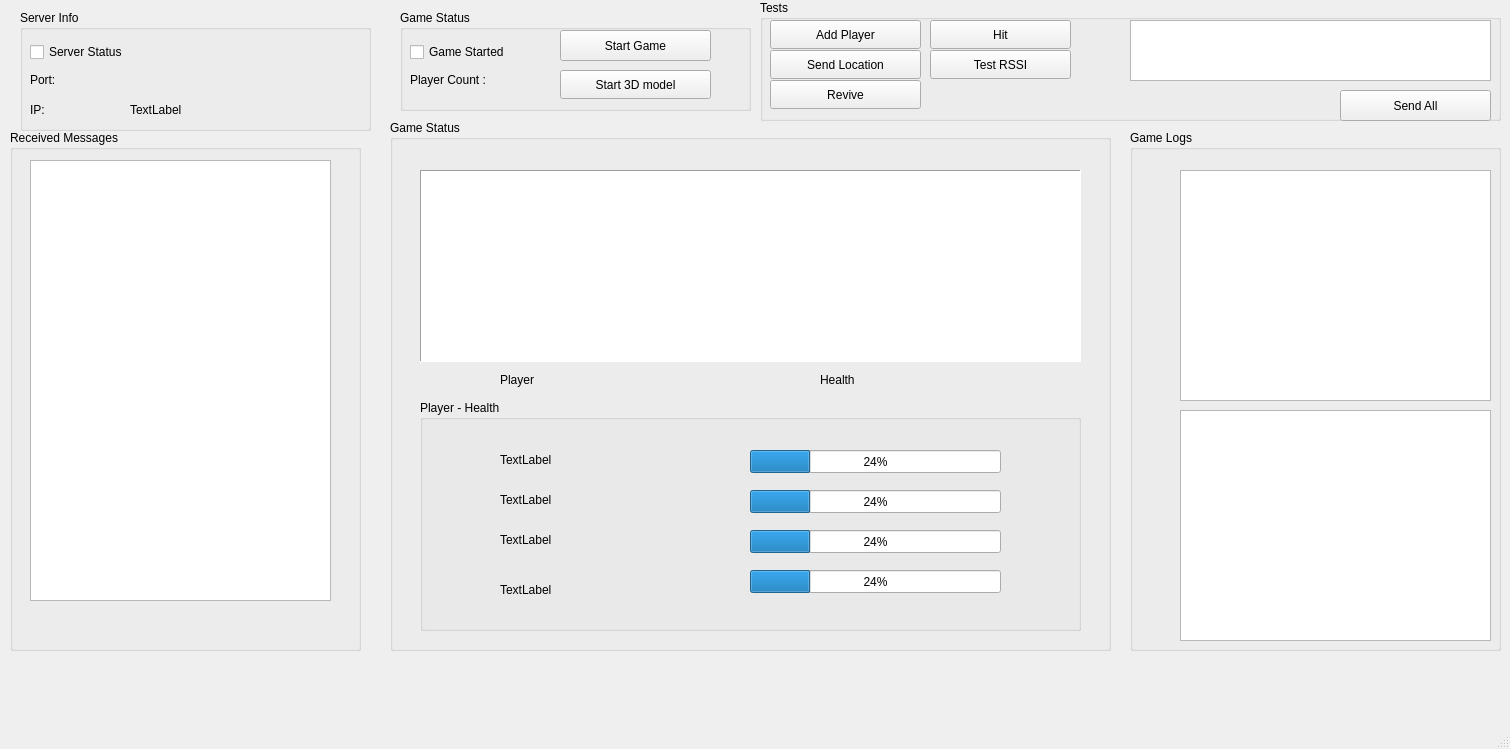
<?xml version="1.0" encoding="UTF-8"?>
<ui version="4.0">
 <class>MainWindow</class>
 <widget class="QMainWindow" name="MainWindow">
  <property name="geometry">
   <rect>
    <x>0</x>
    <y>0</y>
    <width>1510</width>
    <height>749</height>
   </rect>
  </property>
  <property name="windowTitle">
   <string>MainWindow</string>
  </property>
  <widget class="QWidget" name="centralwidget">
   <widget class="QGroupBox" name="groupBox">
    <property name="geometry">
     <rect>
      <x>20</x>
      <y>10</y>
      <width>351</width>
      <height>121</height>
     </rect>
    </property>
    <property name="title">
     <string>Server Info</string>
    </property>
    <widget class="QLabel" name="label_2">
     <property name="geometry">
      <rect>
       <x>10</x>
       <y>60</y>
       <width>63</width>
       <height>20</height>
      </rect>
     </property>
     <property name="text">
      <string>Port:</string>
     </property>
    </widget>
    <widget class="QLabel" name="ip_label">
     <property name="geometry">
      <rect>
       <x>60</x>
       <y>30</y>
       <width>251</width>
       <height>20</height>
      </rect>
     </property>
     <property name="text">
      <string/>
     </property>
    </widget>
    <widget class="QLabel" name="port_label">
     <property name="geometry">
      <rect>
       <x>60</x>
       <y>60</y>
       <width>251</width>
       <height>20</height>
      </rect>
     </property>
     <property name="text">
      <string/>
     </property>
    </widget>
    <widget class="QCheckBox" name="server_check_box">
     <property name="geometry">
      <rect>
       <x>10</x>
       <y>30</y>
       <width>191</width>
       <height>24</height>
      </rect>
     </property>
     <property name="text">
      <string>Server Status</string>
     </property>
    </widget>
    <widget class="QLabel" name="label_9">
     <property name="geometry">
      <rect>
       <x>110</x>
       <y>90</y>
       <width>161</width>
       <height>20</height>
      </rect>
     </property>
     <property name="text">
      <string>TextLabel</string>
     </property>
    </widget>
    <widget class="QLabel" name="label_10">
     <property name="geometry">
      <rect>
       <x>10</x>
       <y>90</y>
       <width>63</width>
       <height>20</height>
      </rect>
     </property>
     <property name="text">
      <string>IP:</string>
     </property>
    </widget>
   </widget>
   <widget class="QGroupBox" name="groupBox_2">
    <property name="geometry">
     <rect>
      <x>10</x>
      <y>130</y>
      <width>351</width>
      <height>521</height>
     </rect>
    </property>
    <property name="title">
     <string>Received Messages</string>
    </property>
    <widget class="QListWidget" name="listWidget_3">
     <property name="geometry">
      <rect>
       <x>20</x>
       <y>30</y>
       <width>301</width>
       <height>441</height>
      </rect>
     </property>
    </widget>
   </widget>
   <widget class="QGroupBox" name="groupBox_3">
    <property name="geometry">
     <rect>
      <x>390</x>
      <y>120</y>
      <width>721</width>
      <height>531</height>
     </rect>
    </property>
    <property name="title">
     <string>Game Status</string>
    </property>
    <widget class="QTableWidget" name="playerTable">
     <property name="geometry">
      <rect>
       <x>30</x>
       <y>50</y>
       <width>661</width>
       <height>192</height>
      </rect>
     </property>
     <property name="sizeIncrement">
      <size>
       <width>1</width>
       <height>1</height>
      </size>
     </property>
     <property name="frameShape">
      <enum>QFrame::Panel</enum>
     </property>
    </widget>
    <widget class="QLabel" name="label">
     <property name="geometry">
      <rect>
       <x>110</x>
       <y>250</y>
       <width>63</width>
       <height>20</height>
      </rect>
     </property>
     <property name="text">
      <string>Player</string>
     </property>
    </widget>
    <widget class="QLabel" name="label_4">
     <property name="geometry">
      <rect>
       <x>430</x>
       <y>250</y>
       <width>63</width>
       <height>20</height>
      </rect>
     </property>
     <property name="text">
      <string>Health</string>
     </property>
    </widget>
    <widget class="QGroupBox" name="groupBox_7">
     <property name="geometry">
      <rect>
       <x>30</x>
       <y>280</y>
       <width>661</width>
       <height>231</height>
      </rect>
     </property>
     <property name="title">
      <string>Player - Health</string>
     </property>
     <widget class="QLabel" name="label_8">
      <property name="geometry">
       <rect>
        <x>80</x>
        <y>180</y>
        <width>63</width>
        <height>20</height>
       </rect>
      </property>
      <property name="text">
       <string>TextLabel</string>
      </property>
     </widget>
     <widget class="QLabel" name="label_5">
      <property name="geometry">
       <rect>
        <x>80</x>
        <y>50</y>
        <width>63</width>
        <height>20</height>
       </rect>
      </property>
      <property name="text">
       <string>TextLabel</string>
      </property>
     </widget>
     <widget class="QLabel" name="label_6">
      <property name="geometry">
       <rect>
        <x>80</x>
        <y>90</y>
        <width>63</width>
        <height>20</height>
       </rect>
      </property>
      <property name="text">
       <string>TextLabel</string>
      </property>
     </widget>
     <widget class="QProgressBar" name="progressBar_3">
      <property name="geometry">
       <rect>
        <x>330</x>
        <y>130</y>
        <width>251</width>
        <height>23</height>
       </rect>
      </property>
      <property name="value">
       <number>24</number>
      </property>
     </widget>
     <widget class="QProgressBar" name="progressBar_2">
      <property name="geometry">
       <rect>
        <x>330</x>
        <y>90</y>
        <width>251</width>
        <height>23</height>
       </rect>
      </property>
      <property name="value">
       <number>24</number>
      </property>
     </widget>
     <widget class="QProgressBar" name="progressBar_4">
      <property name="geometry">
       <rect>
        <x>330</x>
        <y>170</y>
        <width>251</width>
        <height>23</height>
       </rect>
      </property>
      <property name="value">
       <number>24</number>
      </property>
     </widget>
     <widget class="QProgressBar" name="progressBar">
      <property name="geometry">
       <rect>
        <x>330</x>
        <y>50</y>
        <width>251</width>
        <height>23</height>
       </rect>
      </property>
      <property name="value">
       <number>24</number>
      </property>
     </widget>
     <widget class="QLabel" name="label_7">
      <property name="geometry">
       <rect>
        <x>80</x>
        <y>130</y>
        <width>63</width>
        <height>20</height>
       </rect>
      </property>
      <property name="text">
       <string>TextLabel</string>
      </property>
     </widget>
    </widget>
   </widget>
   <widget class="QGroupBox" name="groupBox_5">
    <property name="geometry">
     <rect>
      <x>1130</x>
      <y>130</y>
      <width>371</width>
      <height>521</height>
     </rect>
    </property>
    <property name="title">
     <string>Game Logs</string>
    </property>
    <widget class="QListWidget" name="listWidget_2">
     <property name="geometry">
      <rect>
       <x>50</x>
       <y>40</y>
       <width>311</width>
       <height>231</height>
      </rect>
     </property>
    </widget>
    <widget class="QListWidget" name="listWidget">
     <property name="geometry">
      <rect>
       <x>50</x>
       <y>280</y>
       <width>311</width>
       <height>231</height>
      </rect>
     </property>
    </widget>
   </widget>
   <widget class="QGroupBox" name="groupBox_6">
    <property name="geometry">
     <rect>
      <x>400</x>
      <y>10</y>
      <width>351</width>
      <height>101</height>
     </rect>
    </property>
    <property name="title">
     <string>Game Status</string>
    </property>
    <widget class="QLabel" name="label_3">
     <property name="geometry">
      <rect>
       <x>10</x>
       <y>60</y>
       <width>101</width>
       <height>20</height>
      </rect>
     </property>
     <property name="text">
      <string>Player Count :</string>
     </property>
    </widget>
    <widget class="QLabel" name="ip_label_2">
     <property name="geometry">
      <rect>
       <x>60</x>
       <y>30</y>
       <width>251</width>
       <height>20</height>
      </rect>
     </property>
     <property name="text">
      <string/>
     </property>
    </widget>
    <widget class="QLabel" name="port_label_2">
     <property name="geometry">
      <rect>
       <x>110</x>
       <y>60</y>
       <width>21</width>
       <height>20</height>
      </rect>
     </property>
     <property name="text">
      <string/>
     </property>
    </widget>
    <widget class="QCheckBox" name="server_check_box_2">
     <property name="geometry">
      <rect>
       <x>10</x>
       <y>30</y>
       <width>118</width>
       <height>24</height>
      </rect>
     </property>
     <property name="text">
      <string>Game Started</string>
     </property>
    </widget>
    <widget class="QPushButton" name="pushButton">
     <property name="geometry">
      <rect>
       <x>160</x>
       <y>20</y>
       <width>151</width>
       <height>31</height>
      </rect>
     </property>
     <property name="text">
      <string>Start Game</string>
     </property>
    </widget>
    <widget class="QPushButton" name="pushButton_6">
     <property name="geometry">
      <rect>
       <x>160</x>
       <y>60</y>
       <width>151</width>
       <height>29</height>
      </rect>
     </property>
     <property name="text">
      <string>Start 3D model</string>
     </property>
    </widget>
   </widget>
   <widget class="QGroupBox" name="groupBox_4">
    <property name="geometry">
     <rect>
      <x>760</x>
      <y>0</y>
      <width>741</width>
      <height>121</height>
     </rect>
    </property>
    <property name="title">
     <string>Tests</string>
    </property>
    <widget class="QPlainTextEdit" name="plainTextEdit">
     <property name="geometry">
      <rect>
       <x>370</x>
       <y>20</y>
       <width>361</width>
       <height>61</height>
      </rect>
     </property>
    </widget>
    <widget class="QPushButton" name="pushButton_2">
     <property name="geometry">
      <rect>
       <x>580</x>
       <y>90</y>
       <width>151</width>
       <height>31</height>
      </rect>
     </property>
     <property name="text">
      <string>Send All</string>
     </property>
    </widget>
    <widget class="QPushButton" name="pushButton_3">
     <property name="geometry">
      <rect>
       <x>10</x>
       <y>20</y>
       <width>151</width>
       <height>29</height>
      </rect>
     </property>
     <property name="text">
      <string>Add Player</string>
     </property>
    </widget>
    <widget class="QPushButton" name="pushButton_4">
     <property name="geometry">
      <rect>
       <x>10</x>
       <y>50</y>
       <width>151</width>
       <height>29</height>
      </rect>
     </property>
     <property name="text">
      <string>Send Location</string>
     </property>
    </widget>
    <widget class="QPushButton" name="pushButton_7">
     <property name="geometry">
      <rect>
       <x>10</x>
       <y>80</y>
       <width>151</width>
       <height>29</height>
      </rect>
     </property>
     <property name="text">
      <string>Revive</string>
     </property>
    </widget>
    <widget class="QPushButton" name="pushButton_5">
     <property name="geometry">
      <rect>
       <x>170</x>
       <y>20</y>
       <width>141</width>
       <height>29</height>
      </rect>
     </property>
     <property name="text">
      <string>Hit</string>
     </property>
    </widget>
    <widget class="QPushButton" name="pushButton_8">
     <property name="geometry">
      <rect>
       <x>170</x>
       <y>50</y>
       <width>141</width>
       <height>29</height>
      </rect>
     </property>
     <property name="text">
      <string>Test RSSI</string>
     </property>
    </widget>
   </widget>
  </widget>
  <widget class="QMenuBar" name="menubar">
   <property name="geometry">
    <rect>
     <x>0</x>
     <y>0</y>
     <width>1510</width>
     <height>26</height>
    </rect>
   </property>
  </widget>
  <widget class="QStatusBar" name="statusbar"/>
 </widget>
 <resources/>
 <connections/>
</ui>
